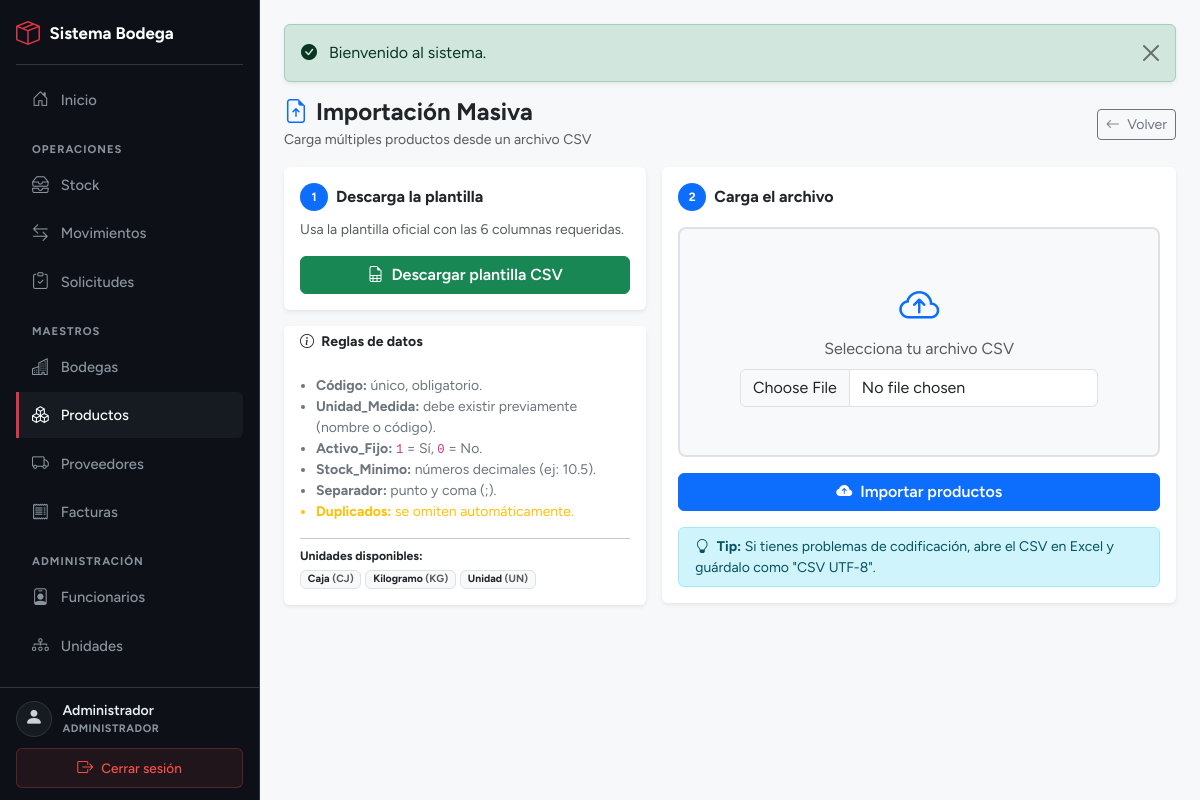
Page /modulos/productos/productos_importar.php (signed in) on the committed database.
### tables this page shows
CREATE TABLE unidades_medida (
    id          INT UNSIGNED AUTO_INCREMENT PRIMARY KEY,
    codigo      VARCHAR(10)  NOT NULL,
    nombre      VARCHAR(80)  NOT NULL,
    descripcion VARCHAR(255) NULL,
    estado      TINYINT(1)   NOT NULL DEFAULT 1,
    UNIQUE KEY uq_um_codigo (codigo)
);

### inc/functions.php (called while the page is built, shortened)
<?php
function h($text)
{
    return htmlspecialchars((string)$text, ENT_QUOTES, 'UTF-8');
}

### modulos/productos/productos_importar.php (the view, shortened to what this page needs)
<?php
require_once __DIR__ . '/../../inc/db.php';
require_once __DIR__ . '/../../inc/functions.php';
$unidadesDisp = $pdo->query("SELECT codigo, nombre FROM unidades_medida WHERE estado = 1 ORDER BY nombre")->fetchAll();
require_once __DIR__ . '/../../inc/header.php';
?>
<div class="d-flex justify-content-between align-items-center mb-3">
    <div>
        <h1 class="h4 mb-0 text-dark fw-bold"><i class="bi bi-file-earmark-arrow-up text-primary me-2"></i>Importación Masiva</h1>
        <small class="text-muted">Carga múltiples productos desde un archivo CSV</small>
    </div>
    <a href="productos_lista.php" class="btn btn-sm btn-outline-secondary"><i class="bi bi-arrow-left me-1"></i> Volver</a>
</div>
<div class="row g-3">
    <div class="col-lg-5">
        <div class="card shadow-sm border-0 mb-3">
            <div class="card-body p-3">
                <div class="d-flex align-items-center mb-2">
                    <span class="badge bg-primary rounded-circle me-2 step-badge" >1</span>
                    <h6 class="fw-bold mb-0">Descarga la plantilla</h6>
                </div>
                <p class="text-muted small mb-3">Usa la plantilla oficial con las 6 columnas requeridas.</p>
                <a href="?plantilla=1" class="btn btn-success w-100 fw-semibold">
                    <i class="bi bi-file-earmark-spreadsheet me-2"></i>Descargar plantilla CSV
                </a>
            </div>
        </div>
        <div class="card shadow-sm border-0">
            <div class="card-header bg-white py-2 border-0">
                <h6 class="m-0 fw-bold text-dark small"><i class="bi bi-info-circle me-1"></i> Reglas de datos</h6>
            </div>
            <div class="card-body p-3 small">
                <ul class="text-secondary ps-3 mb-3">
                    <li><strong>Código:</strong> único, obligatorio.</li>
                    <li><strong>Unidad_Medida:</strong> debe existir previamente (nombre o código).</li>
                    <li><strong>Activo_Fijo:</strong> <code>1</code> = Sí, <code>0</code> = No.</li>
                    <li><strong>Stock_Minimo:</strong> números decimales (ej: 10.5).</li>
                    <li><strong>Separador:</strong> punto y coma (;).</li>
                    <li class="text-warning"><strong>Duplicados:</strong> se omiten automáticamente.</li>
                </ul>
                <hr class="my-2">
                <p class="fw-bold small text-dark mb-1">Unidades disponibles:</p>
                <div class="d-flex flex-wrap gap-1">
                    <?php foreach ($unidadesDisp as $u): ?>
                        <span class="badge bg-light text-dark border"><?php echo h($u['nombre']); ?> <span class="text-muted">(<?php echo h($u['codigo']); ?>)</span></span>
                    <?php endforeach; ?>
                </div>
            </div>
        </div>
    </div>
    <div class="col-lg-7">
        <div class="card shadow-sm border-0">
            <div class="card-body p-3">
                <div class="d-flex align-items-center mb-3">
                    <span class="badge bg-primary rounded-circle me-2 step-badge" >2</span>
                    <h6 class="fw-bold mb-0">Carga el archivo</h6>
                </div>
                <form method="post" enctype="multipart/form-data">
                    <div class="py-5 border border-2 border-dashed rounded-3 bg-light mb-3 text-center">
                        <i class="bi bi-cloud-arrow-up fs-1 text-primary"></i>
                        <p class="text-muted mb-2">Selecciona tu archivo CSV</p>
                        <input class="form-control w-75 mx-auto" type="file" name="archivo_csv" accept=".csv" required>
                    </div>
                    <button type="submit" class="btn btn-primary w-100 fw-semibold">
                        <i class="bi bi-cloud-arrow-up-fill me-2"></i>Importar productos
                    </button>
                </form>
                <div class="alert alert-info mt-3 small mb-0 py-2">
                    <i class="bi bi-lightbulb me-1"></i> <strong>Tip:</strong> Si tienes problemas de codificación, abre el CSV en Excel y guárdalo como "CSV UTF-8".
                </div>
            </div>
        </div>
    </div>
</div>
<?php require_once __DIR__ . '/../../inc/footer.php'; ?>

### static/css/app.css (style rules this page uses)
:root { --fs-2xs: 0.65rem; --fs-xs: 0.7rem; --fs-sm: 0.75rem; --fs-md: 0.85rem; --fs-base: 0.95rem; --fs-lg: 1.35rem; --fs-xl: 2.5rem; --space-1: 0.25rem; --space-2: 0.5rem; --space-3: 0.75rem; --space-4: 1rem; --space-5: 1.5rem; --icon-sm: 0.9rem; --icon-md: 1.05rem; --icon-lg: 1.5rem; --sidebar-width: 260px; --mobile-topbar-height: 54px; --sidebar-bg: #0d1117; --sidebar-border: #30363d; --sidebar-text: #c9d1d9; --sidebar-muted: #8b949e; --accent: #dc3545; }
* { -webkit-tap-highlight-color: transparent; }
html, body { height: 100%; overflow: hidden; }
body { font-family: 'Figtree', sans-serif; background-color: #f6f8fa; }
.step-badge { width: 28px; height: 28px; display: flex; align-items: center; justify-content: center; }

### rows in the picture
unidades_medida: nombre "Caja", codigo "CJ"
unidades_medida: nombre "Kilogramo", codigo "KG"
unidades_medida: nombre "Unidad", codigo "UN"

### other values in the picture
$user['nombre'] "Administrador"
$rolLabel ? $rolLabel : $user['rol'] "ADMINISTRADOR"
$flash['message'] "Bienvenido al sistema."
